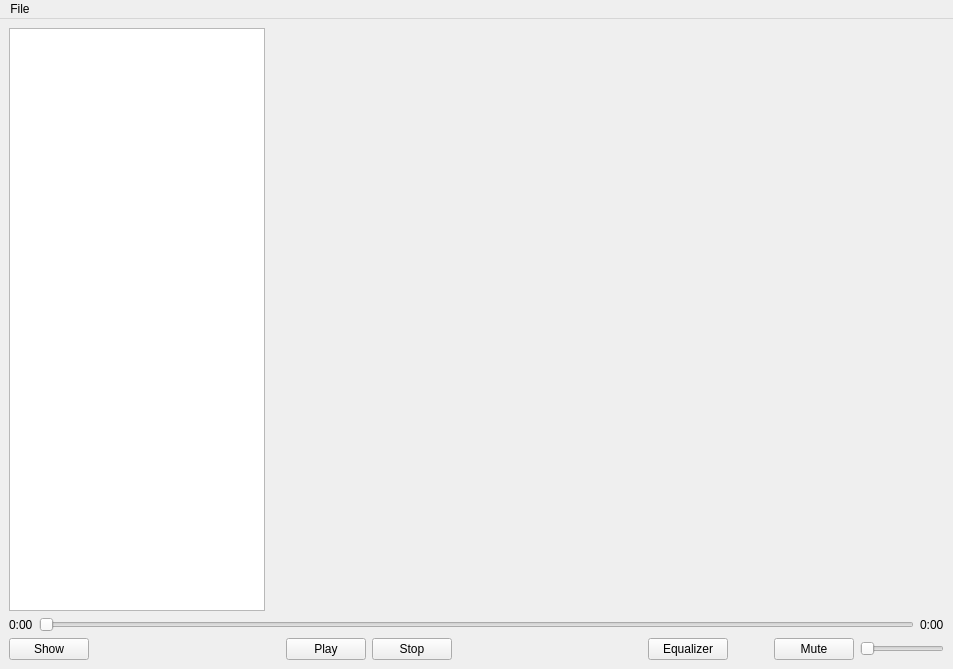
<?xml version="1.0" encoding="UTF-8"?>
<ui version="4.0">
    <class>MainWindow</class>
    <widget class="QMainWindow" name="MainWindow">
        <property name="geometry">
            <rect>
                <x>0</x>
                <y>0</y>
                <width>953</width>
                <height>669</height>
            </rect>
        </property>
        <property name="windowTitle">
            <string>MainWindow</string>
        </property>
        <widget class="QWidget" name="centralwidget">
            <layout class="QGridLayout" name="gridLayout">
                <item row="0" column="0">
                    <layout class="QHBoxLayout" name="horizontalLayout_3">
                        <item>
                            <widget class="QListWidget" name="listWidget">
                                <property name="sizePolicy">
                                    <sizepolicy hsizetype="Fixed" vsizetype="Expanding">
                                        <horstretch>0</horstretch>
                                        <verstretch>0</verstretch>
                                    </sizepolicy>
                                </property>
                            </widget>
                        </item>
                        <item>
                            <widget class="GraphWidget" name="graphWidget" native="true"/>
                        </item>
                    </layout>
                </item>
                <item row="1" column="0">
                    <layout class="QHBoxLayout" name="horizontalLayout">
                        <item>
                            <widget class="QLabel" name="currentTimeLabel">
                                <property name="text">
                                    <string>0:00</string>
                                </property>
                            </widget>
                        </item>
                        <item>
                            <widget class="QSlider" name="horizontalSlider">
                                <property name="orientation">
                                    <enum>Qt::Horizontal</enum>
                                </property>
                            </widget>
                        </item>
                        <item>
                            <widget class="QLabel" name="totalTimeLabel">
                                <property name="text">
                                    <string>0:00</string>
                                </property>
                            </widget>
                        </item>
                    </layout>
                </item>
                <item row="2" column="0">
                    <layout class="QHBoxLayout" name="horizontalLayout_2">
                        <item>
                            <widget class="QPushButton" name="showButton">
                                <property name="sizePolicy">
                                    <sizepolicy hsizetype="Fixed" vsizetype="Fixed">
                                        <horstretch>0</horstretch>
                                        <verstretch>0</verstretch>
                                    </sizepolicy>
                                </property>
                                <property name="text">
                                    <string>Show</string>
                                </property>
                            </widget>
                        </item>
                        <item>
                            <spacer name="horizontalSpacer_3">
                                <property name="orientation">
                                    <enum>Qt::Horizontal</enum>
                                </property>
                                <property name="sizeType">
                                    <enum>QSizePolicy::Expanding</enum>
                                </property>
                                <property name="sizeHint" stdset="0">
                                    <size>
                                        <width>40</width>
                                        <height>20</height>
                                    </size>
                                </property>
                            </spacer>
                        </item>
                        <item alignment="Qt::AlignHCenter">
                            <widget class="QPushButton" name="playButton">
                                <property name="sizePolicy">
                                    <sizepolicy hsizetype="Fixed" vsizetype="Fixed">
                                        <horstretch>0</horstretch>
                                        <verstretch>0</verstretch>
                                    </sizepolicy>
                                </property>
                                <property name="text">
                                    <string>Play</string>
                                </property>
                                <attribute name="buttonGroup">
                                    <string notr="true">buttonGroup</string>
                                </attribute>
                            </widget>
                        </item>
                        <item alignment="Qt::AlignHCenter">
                            <widget class="QPushButton" name="stopButton">
                                <property name="sizePolicy">
                                    <sizepolicy hsizetype="Fixed" vsizetype="Fixed">
                                        <horstretch>0</horstretch>
                                        <verstretch>0</verstretch>
                                    </sizepolicy>
                                </property>
                                <property name="text">
                                    <string>Stop</string>
                                </property>
                                <attribute name="buttonGroup">
                                    <string notr="true">buttonGroup</string>
                                </attribute>
                            </widget>
                        </item>
                        <item>
                            <spacer name="horizontalSpacer">
                                <property name="orientation">
                                    <enum>Qt::Horizontal</enum>
                                </property>
                                <property name="sizeType">
                                    <enum>QSizePolicy::MinimumExpanding</enum>
                                </property>
                                <property name="sizeHint" stdset="0">
                                    <size>
                                        <width>40</width>
                                        <height>20</height>
                                    </size>
                                </property>
                            </spacer>
                        </item>
                        <item>
                            <widget class="QPushButton" name="equalizerButton">
                                <property name="sizePolicy">
                                    <sizepolicy hsizetype="Fixed" vsizetype="Fixed">
                                        <horstretch>0</horstretch>
                                        <verstretch>0</verstretch>
                                    </sizepolicy>
                                </property>
                                <property name="text">
                                    <string>Equalizer</string>
                                </property>
                            </widget>
                        </item>
                        <item>
                            <spacer name="horizontalSpacer_2">
                                <property name="orientation">
                                    <enum>Qt::Horizontal</enum>
                                </property>
                                <property name="sizeType">
                                    <enum>QSizePolicy::Fixed</enum>
                                </property>
                                <property name="sizeHint" stdset="0">
                                    <size>
                                        <width>40</width>
                                        <height>20</height>
                                    </size>
                                </property>
                            </spacer>
                        </item>
                        <item>
                            <widget class="QPushButton" name="volumeButton">
                                <property name="sizePolicy">
                                    <sizepolicy hsizetype="Fixed" vsizetype="Fixed">
                                        <horstretch>0</horstretch>
                                        <verstretch>0</verstretch>
                                    </sizepolicy>
                                </property>
                                <property name="text">
                                    <string>Mute</string>
                                </property>
                            </widget>
                        </item>
                        <item>
                            <widget class="QSlider" name="volumeSlider">
                                <property name="enabled">
                                    <bool>true</bool>
                                </property>
                                <property name="sizePolicy">
                                    <sizepolicy hsizetype="Fixed" vsizetype="Fixed">
                                        <horstretch>0</horstretch>
                                        <verstretch>0</verstretch>
                                    </sizepolicy>
                                </property>
                                <property name="orientation">
                                    <enum>Qt::Horizontal</enum>
                                </property>
                            </widget>
                        </item>
                    </layout>
                </item>
            </layout>
        </widget>
        <widget class="QMenuBar" name="menubar">
            <property name="geometry">
                <rect>
                    <x>0</x>
                    <y>0</y>
                    <width>953</width>
                    <height>26</height>
                </rect>
            </property>
            <widget class="QMenu" name="menuFile">
                <property name="title">
                    <string>File</string>
                </property>
                <addaction name="actionOpen_File"/>
            </widget>
            <addaction name="menuFile"/>
        </widget>
        <action name="actionOpen_File">
            <property name="text">
                <string>Open File</string>
            </property>
        </action>
    </widget>
    <customwidgets>
        <customwidget>
            <class>GraphWidget</class>
            <extends>QWidget</extends>
            <header>Graph</header>
            <container>1</container>
        </customwidget>
    </customwidgets>
    <resources/>
    <connections/>
    <buttongroups>
        <buttongroup name="buttonGroup"/>
    </buttongroups>
</ui>
